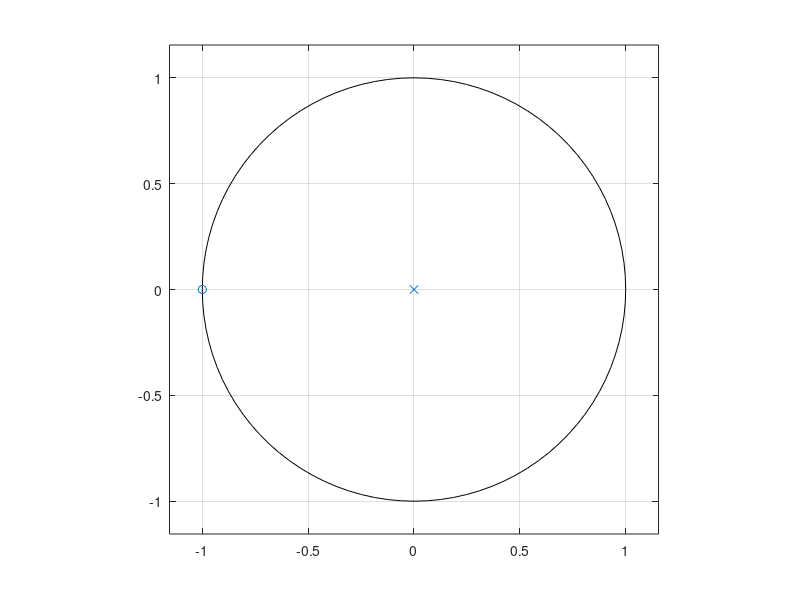
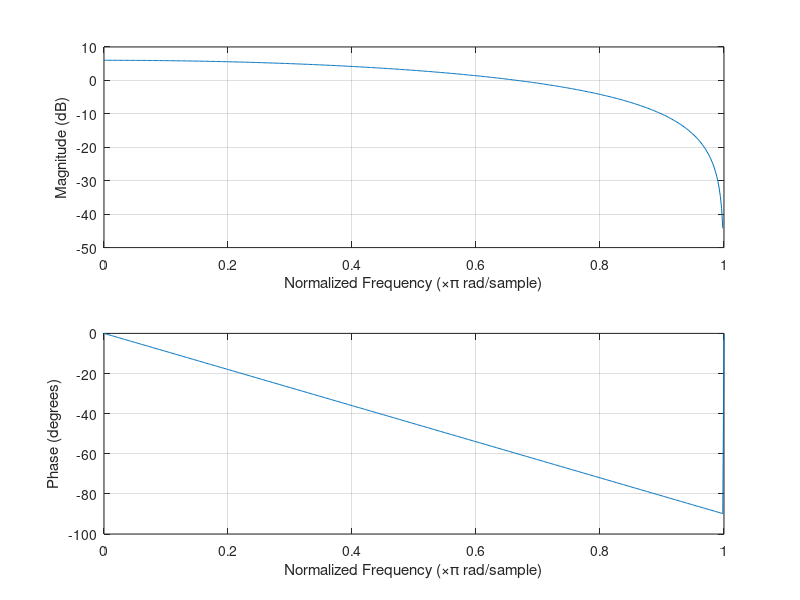
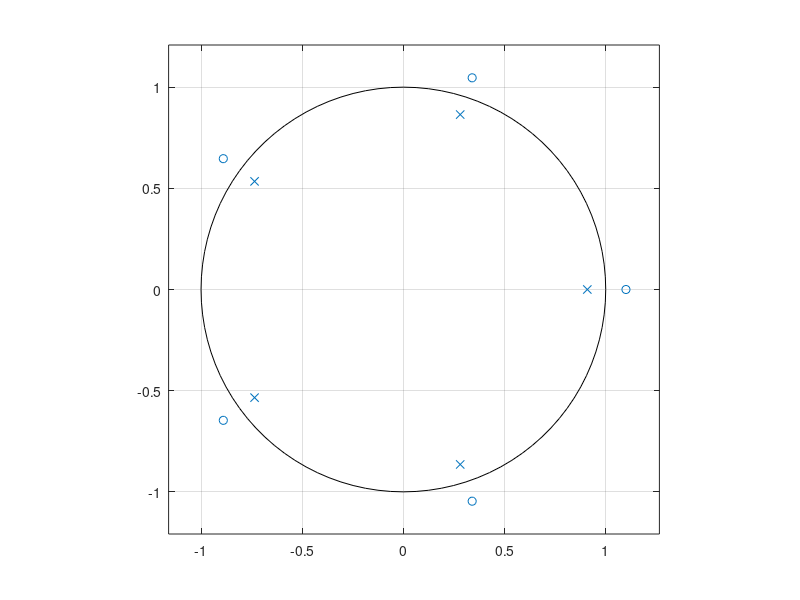
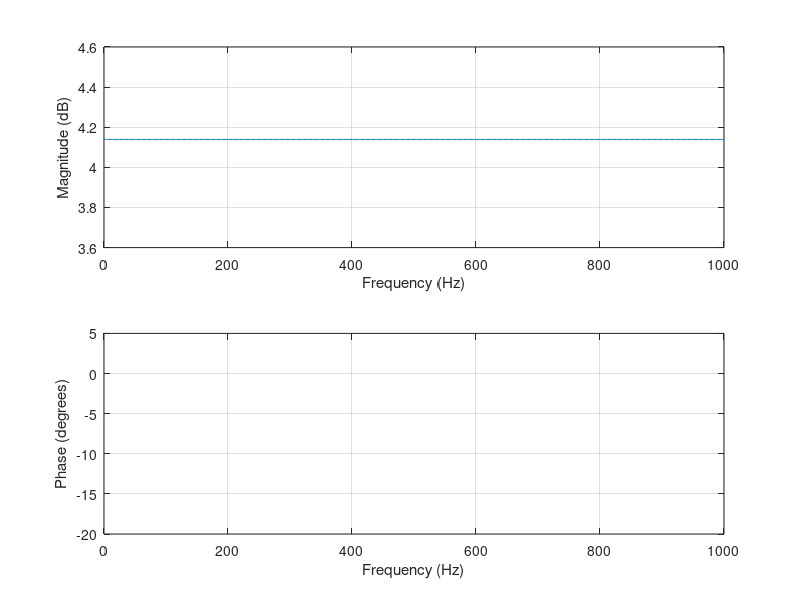

The MATLAB script that drew these images, in order: (Note: this script raises an error after producing the figures.)
% Exercise 1.1
clear all;
clc
close all;

%% Filter of order 3
zero3 = roots([1,1,1,1]);
pole3 = roots([1,0,0,0]);

%% Filter of order 5
zero5 = roots([1,1,1,1,1,1]);
pole5 = roots([1,0,0,0,0,0]);

%% Plot zplane
% First for order 3
figure(1);
zplane(zero3,pole3)
figure(2);
B3 = poly(zero3);
A3 = poly(pole3);
freqz(B3, A3);
% Then for order 5
figure(3);
zplane(zero5,pole5);
figure(4);
B5 = poly(zero5);
A5 = poly(pole5);
freqz(B5, A5);

%% Moving average order 3
close all;
zero3 = roots(1/(3+1)*[1,1,1,1]);
pole3 = roots([1,0,0,0]);

%% Moving average order 5
zero5 = roots(1/(5+1)*[1,1,1,1,1,1]);
pole5 = roots([1,0,0,0,0,0]);

%% Plot zplane
% First for order 3
figure(1);
zplane(zero3,pole3)
figure(2);
B3 = poly(zero3);
A3 = poly(pole3);
freqz(B3, A3);
% Then for order 5
figure(3);
zplane(zero5,pole5);
figure(4);
B5 = poly(zero5);
A5 = poly(pole5);
freqz(B5, A5);
% Interchange poles and zeros

%% Place zeros
zero = [exp(j*0.1*pi) exp(-j*0.1*pi) exp(j*0.1*pi) exp(-j*0.1*pi)]';
B = poly(zero);
A = 1;
figure(1);
zplane(zero);
figure(2);
freqz(B, A);

%% Place poles with a distance R
R = 0.99;
pole = R*zero;
A = poly(pole);
figure(3);
zplane(zero,pole);
figure(4);
freqz(B, A);

%% Exercise 1.2
% Clear variables and command window
%clear all;
clc;
close all;
%%
% For lowpass set zero = -1 and pole = 0;
% For highpass set zero = 1 and pole = 0;
zero = -1;
pole = 0;
A = poly(pole);
B = poly(zero);
% Plot the zplane and frequency
figure(1);
zplane(zero,pole);
figure(2);
freqz(B, A);
% Choose to put poles and zeros on top of each other
r = 1.1;
q = 1/r;
fs = 1000;
zero5 = r*[exp(-j*0.4*pi) exp(-j*0.8*pi) exp(-j*1.2*pi) ...
    exp(-j*1.6*pi) exp(-j*2*pi)];
pole5 = q*[exp(-j*0.4*pi) exp(-j*0.8*pi) exp(-j*1.2*pi) ...
    exp(-j*1.6*pi) exp(-j*2*pi)];
A5 = poly(pole5);
B5 = poly(zero5);
% Plot the zplane and frequency
figure(3);
zplane(zero5',pole5');
figure(4);
freqz(B5, A5,512,fs);
ylim([-20 5]);

%% Create sinusoid:
f = 20;
[t signal] = generate_sinusoid(1,f,0,fs,1);
% Filter signal
signal_filtered = real(filter(B5,A5,signal));
% Plot the filtered signal
figure(1);
plot(t,signal,'r');
hold on;
plot(t,signal_filtered,'b');
legend('Signal','Filtered signal');
hold off;
xlim([0 1/f*4]);
